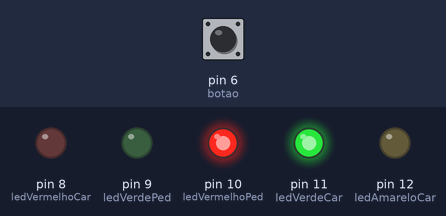
Bench run of a sketch on a simulated Arduino Uno, built with avr-gcc and run on an emulated ATmega328P. On the bench: output pins drawn as LEDs (lit = HIGH). The inputs (shaded band) are chosen by the test bench; at power-on: pin 6 (botao) LOW.

Above: at 1.2 s.
1.3 s: pin 6 (botao) pulled HIGH for 0.15 s
At 2.7 s:
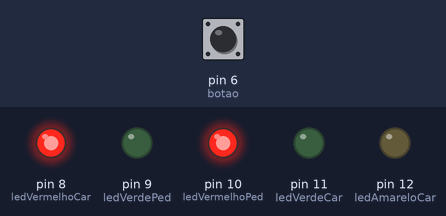
At 3.3 s:
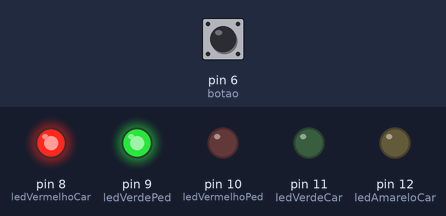
7.4 s: pin 6 (botao) pulled HIGH for 1 s
At 8.0 s:
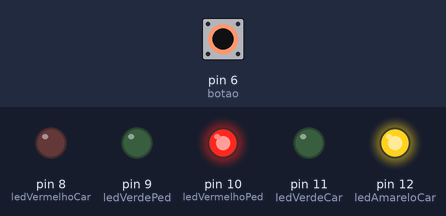
Timing chart, 0 to 14.9 s (numbered marks = the images above; inputs shaded):
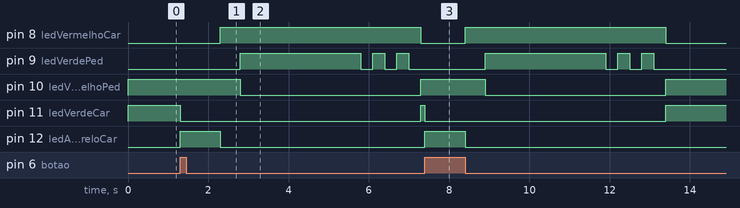

Measured:
- after the input at 1.3 s, pin 8 (ledVermelhoCar): LOW → HIGH after 1.0 s, → LOW 5.0 s later; pin 9 (ledVerdePed): LOW → HIGH after 1.5 s, then repeats every 0.60 s: LOW 0.30 s, HIGH 0.30 s
- after the input at 7.4 s, pin 8 (ledVermelhoCar): LOW → HIGH after 1.0 s, → LOW 5.0 s later; pin 9 (ledVerdePed): LOW → HIGH after 1.5 s, then repeats every 0.60 s: LOW 0.30 s, HIGH 0.30 s, until it stays LOW from 13.1 s

The sketch:

MainCode.ino
```cpp
// Roteiro - 1ª Etapa: Projeto semáforo com botão de pedestre
// Gabriel Sassati da Costa

// Definindo pinos
// Semáforo dos carros
const int ledVerdeCar = 11;
const int ledAmareloCar = 12;
const int ledVermelhoCar = 8;

// Semáforo dos pedestres
const int ledVerdePed = 9;
const int ledVermelhoPed = 10;

// Botão
const int botao = 6;

// Variáveis de controle
int etapa = 0;               // Etapa do ciclo do semáforo
int botaoAnterior = LOW;     // Estado anterior do botão

void setup() {
  // Definindo os pinos como saída ou entrada
  pinMode(ledVerdeCar, OUTPUT);
  pinMode(ledAmareloCar, OUTPUT);
  pinMode(ledVermelhoCar, OUTPUT);
  pinMode(ledVerdePed, OUTPUT);
  pinMode(ledVermelhoPed, OUTPUT);
  pinMode(botao, INPUT);

  // Estado inicial: carros no verde, pedestres no vermelho
  digitalWrite(ledVerdeCar, HIGH);
  digitalWrite(ledVermelhoPed, HIGH);
}

void loop() {
  // Leitura do botão
  int leituraBotao = digitalRead(botao);

  if (leituraBotao == HIGH && botaoAnterior == LOW && etapa == 0) {
    etapa = 1;  // Inicia o ciclo ao pressionar o botão
  }
  botaoAnterior = leituraBotao;

  // Etapa 1: Amarelo para os carros
  if (etapa == 1) {
    digitalWrite(ledVerdeCar, LOW);      // Apaga verde
    digitalWrite(ledAmareloCar, HIGH);   // Acende amarelo
    delay(1000);                         // Espera 1 segundo
    digitalWrite(ledAmareloCar, LOW);    // Apaga amarelo
    etapa = 2;
  }

  // Etapa 2: Vermelho para os carros
  if (etapa == 2) {
    digitalWrite(ledVermelhoCar, HIGH);  // Acende vermelho dos carros
    delay(500);                          // Pequena pausa
    etapa = 3;
  }

  // Etapa 3: Verde para pedestre
  if (etapa == 3) {
    digitalWrite(ledVermelhoPed, LOW);   // Apaga vermelho dos pedestres
    digitalWrite(ledVerdePed, HIGH);     // Acende verde do pedestre
    delay(3000);                         // Tempo para atravessar
    etapa = 4;
  }

  // Etapa 4: Piscar verde do pedestre
  if (etapa == 4) {
    digitalWrite(ledVerdePed, LOW); delay(300);
    digitalWrite(ledVerdePed, HIGH); delay(300);
    digitalWrite(ledVerdePed, LOW); delay(300);
    digitalWrite(ledVerdePed, HIGH); delay(300);
    digitalWrite(ledVerdePed, LOW); delay(300);
    etapa = 5;
  }

  // Etapa 5: Resetar para o estado inicial
  if (etapa == 5) {
    // Pedestre: vermelho
    digitalWrite(ledVerdePed, LOW);
    digitalWrite(ledVermelhoPed, HIGH);

    // Carros: verde
    digitalWrite(ledVermelhoCar, LOW);
    digitalWrite(ledVerdeCar, HIGH);

    etapa = 0;  // Reinicia o ciclo
  }
}
```
